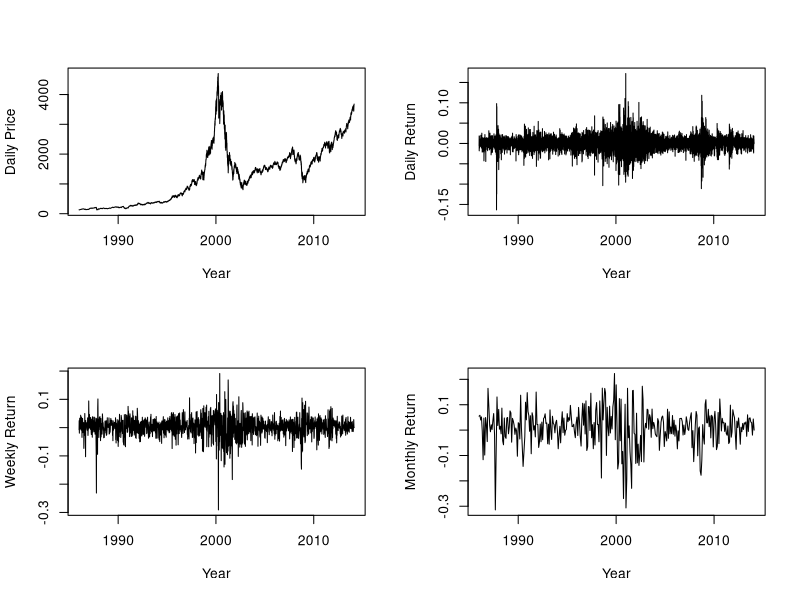

This chart was generated by the following R code:
setwd("C:/Courses/ORF504Financial Econometrics/HW1")
Temp=read.csv("Nasdaqdaily.csv",header=TRUE)
Sdate<-as.Date(Temp$Date)
par(mfrow=c(2,2))
plot(Sdate,Temp$Adj.Close,type="l",xlab="Year",ylab="Daily Price")
closingprice<-Temp[,7]
No<-length(closingprice)
dailyreturn=rep(0,No)
for(i in 2:No)
{
  dailyreturn[i]<-(log(closingprice[i-1])-log(closingprice[i]))
}
plot(Sdate,dailyreturn,type="l",xlab="Year",ylab="Daily Return")

Tempw=read.csv("Nasdaqweekly.csv",header=TRUE)
Sdatew<-as.Date(Tempw$Date)
closingpricew<-Tempw[,7]
Now<-length(closingpricew)
weeklyreturn=rep(0,Now)
for(i in 2:Now)
{
  weeklyreturn[i]<-(log(closingpricew[i-1])-log(closingpricew[i]))
}
plot(Sdatew,weeklyreturn,type="l",xlab="Year",ylab="Weekly Return")

Tempm=read.csv("Nasdaqmonthly.csv",header=TRUE)
Sdatem<-as.Date(Tempm$Date)
closingpricem<-Tempm[,7]
Nom<-length(closingpricem)
monthlyreturn=rep(0,Nom)
for(i in 2:Nom)
{
  monthlyreturn[i]<-(log(closingpricem[i-1])-log(closingpricem[i]))
}
plot(Sdatem,monthlyreturn,type="l",xlab="Year",ylab="Monthly Return")